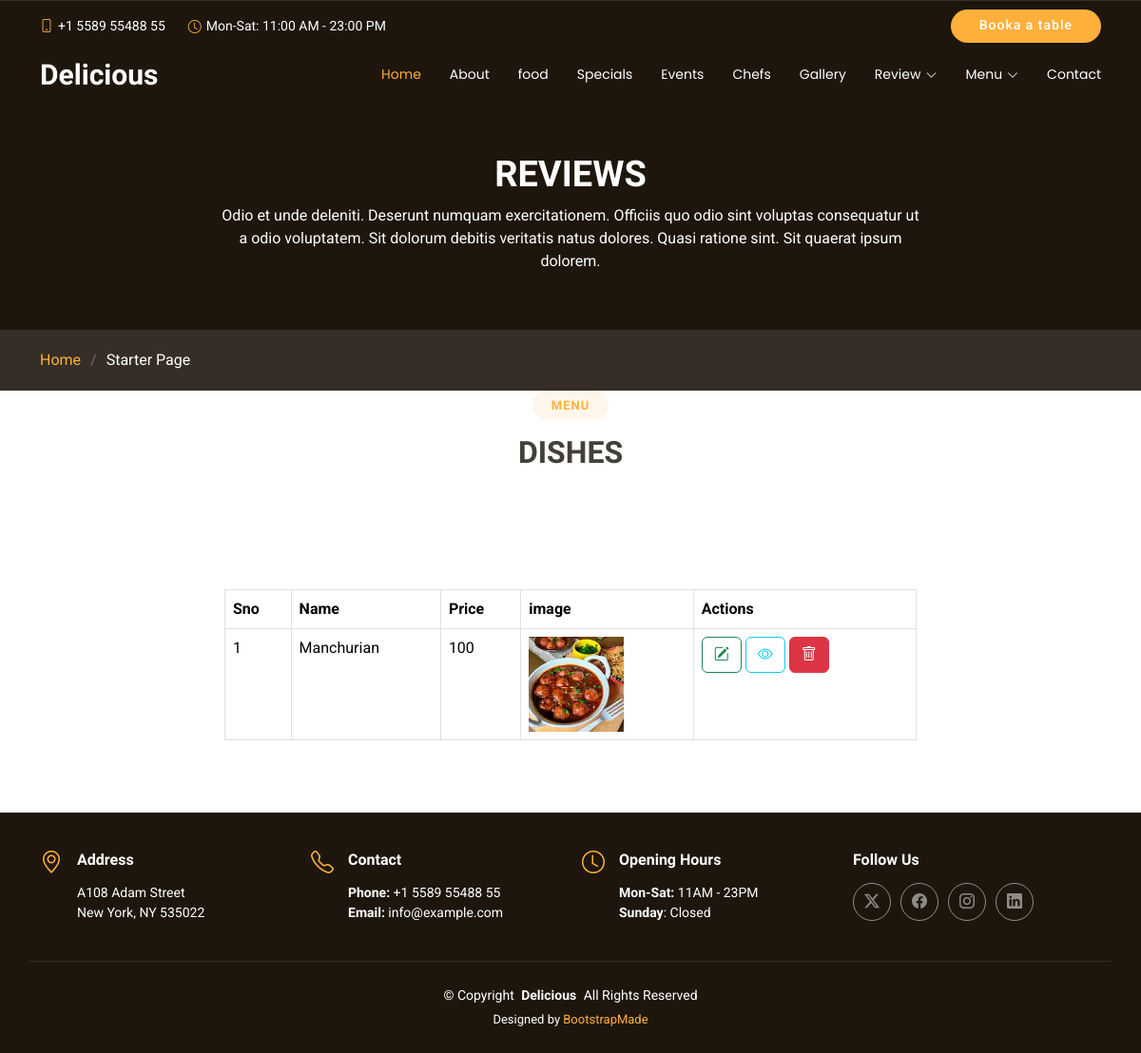
Page /manage_menu.php on the committed database.
### tables this page shows
CREATE TABLE `menu_category` (
  `id` int(10) NOT NULL,
  `dish_name` varchar(100) NOT NULL,
  `price` int(50) NOT NULL,
  `status` varchar(10) NOT NULL DEFAULT 'Available',
  `created_at` varchar(50) NOT NULL DEFAULT current_timestamp(),
  `image` varchar(500) NOT NULL
);

### manage_menu.php (the view, shortened to what this page needs)
<?php
include("header.php");
?>
 <div class="page-title dark-background">
      <div class="heading">
        <div class="container">
          <div class="row d-flex justify-content-center text-center">
            <div class="col-lg-8">
              <h1 class="heading-title">REVIEWS</h1>
              <p class="mb-0">
                Odio et unde deleniti. Deserunt numquam exercitationem. Officiis quo
                odio sint voluptas consequatur ut a odio voluptatem. Sit dolorum
                debitis veritatis natus dolores. Quasi ratione sint. Sit quaerat
                ipsum dolorem.
              </p>
            </div>
          </div>
        </div>
      </div>
      <nav class="breadcrumbs">
        <div class="container">
          <ol>
            <li><a href="index.php">Home</a></li>
            <li class="current">Starter Page</li>
          </ol>
        </div>
      </nav>
  </div>
<div class="container section-title" data-aos="fade-up">
  <h2>MENU</h2>
  <div><span>DISHES </span> <span class="description-title"></span></div>
</div>
<section id="contact" class="contact section">
      <div class="container" data-aos="fade">
        <div class="row  justify-content-center gy-5 gx-lg-5">
        <div class="col-lg-8">
          <table class="table table-bordered table-hover">
                    <tr>
                        <th>Sno</th>
                        <th>Name</th>
                        <th>Price</th>
                        <th>image</th>
                        <th>Actions</th>
                    </tr>
                    <?php
                    include("connection.php");
                    $query="SELECT * from `menu_category`";
                    $res=mysqli_query($db,$query);
                    $sno=1;
                    while($data=mysqli_fetch_assoc($res)){
                    ?>
                    <tr>
                        <td><?php echo $sno;?></td>
                        <td><?php echo $data["dish_name"];?></td>
                        <td><?php echo $data["price"];?></td>
                        <td><img src="menu_images/<?php echo $data["image"];?>" style="height:100px; width:100px"></td>
                        <td>
                            <a class="btn btn-outline-success" href="edit_menu.php?id=<?php echo $data['id']?>">
                                <i class="bi bi-pencil-square"></i>
                            </a>
                            <a href="view_menu.php?id=<?php echo $data['id']?>" class="btn btn-outline-info">
                                <i class="bi bi-eye"></i>
                            </a>
                            <a class="btn btn-danger" href="delete_menu.php?id=<?php echo $data['id']?>">
                                <i class="bi bi-trash"></i>
                            </a>
                        </td>
                    </tr>
                    <?php
                    $sno++;
                    }
                    ?>
                </table>
          </div>
        </div>
      </div>
    </section>
<?php
    include("footer.php");
?>

### assets/css/main.css (style rules this page uses)
:root { --default-font: "Roboto", system-ui, -apple-system, "Segoe UI", Roboto, "Helvetica Neue", Arial, "Noto Sans", "Liberation Sans", sans-serif, "Apple Color Emoji", "Segoe UI Emoji", "Segoe UI Symbol", "Noto Color Emoji"; --heading-font: "Satisfy", sans-serif; --nav-font: "Poppins", sans-serif; }
:root { --background-color: #ffffff; --default-color: #444444; --heading-color: #433f39; --accent-color: #ffb03b; --surface-color: #ffffff; --contrast-color: #ffffff; }
:root { --nav-color: #ffffff; --nav-hover-color: #ffb03b; --nav-mobile-background-color: #ffffff; --nav-dropdown-background-color: #ffffff; --nav-dropdown-color: #444444; --nav-dropdown-hover-color: #ffb03b; }
.dark-background { --background-color: #1e160d; --default-color: #ffffff; --heading-color: #ffffff; --surface-color: #42301c; --contrast-color: #ffffff; }
:root { scroll-behavior: smooth; }
body { color: var(--default-color); background-color: var(--background-color); font-family: var(--default-font); }
a { color: var(--accent-color); text-decoration: none; transition: 0.3s; }
h1, h2, h3, h4, h5, h6 { color: var(--heading-color); font-family: var(--heading-font); }
.page-title { color: var(--default-color); background-color: var(--background-color); position: relative; }
.page-title .heading { padding: 160px 0 60px 0; border-top: 1px solid color-mix(in srgb, var(--default-color), transparent 90%); }
.page-title .heading h1 { font-size: 38px; font-weight: 700; }
.page-title nav { background-color: color-mix(in srgb, var(--default-color), transparent 90%); padding: 20px 0; }
.page-title nav ol { display: flex; flex-wrap: wrap; list-style: none; padding: 0; margin: 0; font-size: 16px; font-weight: 400; }
.page-title nav ol li+li { padding-left: 10px; }
.page-title nav ol li+li::before { content: "/"; display: inline-block; padding-right: 10px; color: color-mix(in srgb, var(--default-color), transparent 70%); }
section, .section { color: var(--default-color); background-color: var(--background-color); padding: 60px 0; scroll-margin-top: 112px; overflow: clip; }
.section-title { text-align: center; padding-bottom: 60px; position: relative; }
.section-title h2 { font-size: 13px; letter-spacing: 1px; font-weight: 700; padding: 8px 20px; margin: 0; background: color-mix(in srgb, var(--accent-color), transparent 90%); color: var(--accent-color); display: inline-block; text-transform: uppercase; border-radius: 50px; font-family: var(--default-font); }
.section-title div { color: var(--heading-color); margin: 10px 0 0 0; font-size: 32px; font-weight: 700; font-family: var(--heading-font); }

### rows in the picture
menu_category: dish_name "Manchurian", price "100", image (picture)
